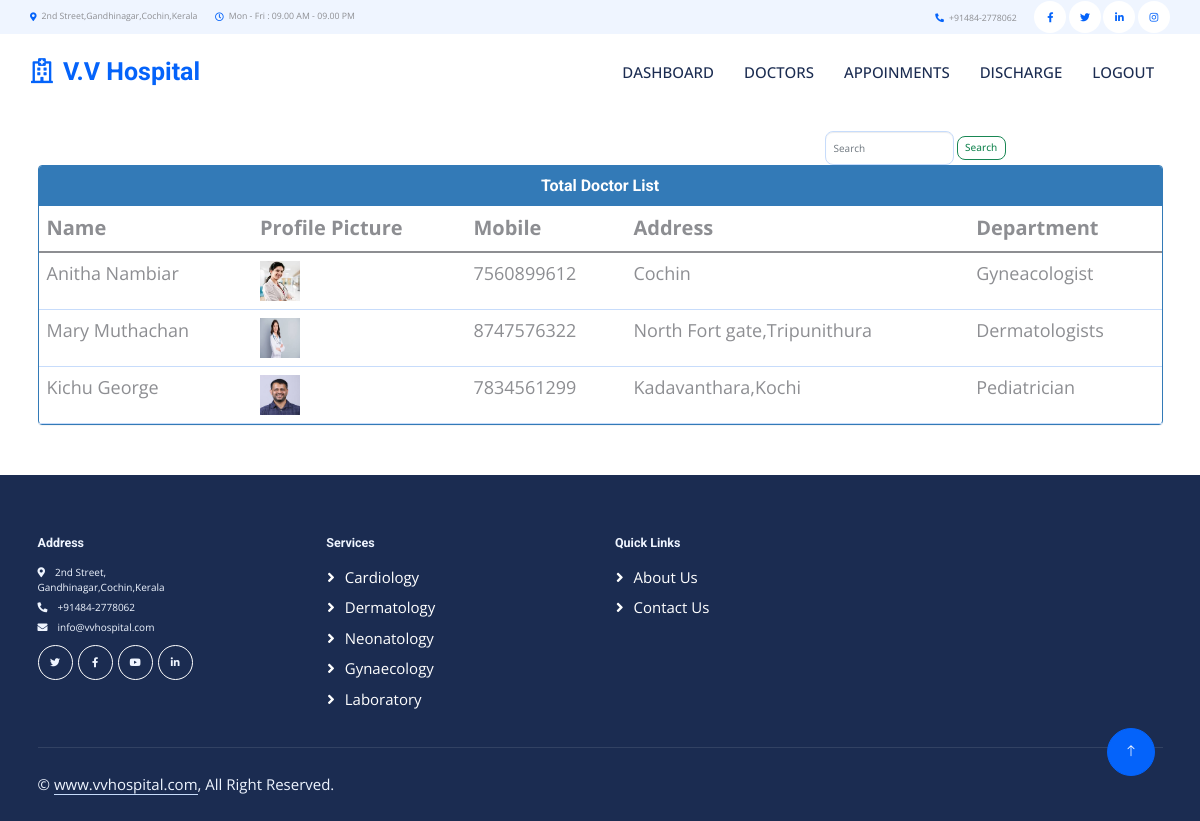
/patient-view-doctor (signed in), run on the app's committed database.
### hospitalsapp/models.py (models this page shows, shortened)
class Doctor(models.Model):
    user=models.OneToOneField(User,on_delete=models.CASCADE)
    profile_pic= models.ImageField(upload_to='profile_pic/DoctorProfilePic/',null=True,blank=True)
    address = models.CharField(max_length=40)
    mobile = models.CharField(max_length=20,null=True)
    department= models.CharField(max_length=50,choices=departments,default='Cardiologist')
    status=models.BooleanField(default=False)
    @property
    def get_name(self):
        return self.user.first_name+" "+self.user.last_name
    class Meta:
        verbose_name = 'Doctor'
        verbose_name_plural = 'Doctors'

### hospitalsapp/views.py (the view)
# urls.py: path('patient-view-doctor', views.patient_view_doctor_view, name='patient-view-doctor'),
def patient_view_doctor_view(request):
    doctors = models.Doctor.objects.all().filter(status=True)
    patient = models.Patient.objects.get(user_id=request.user.id)
    return render(request, 'patient_view_doctor.html', {'patient': patient, 'doctors': doctors})

### templates/patient_view_doctor.html (shortened to what this page needs)
{% extends 'base_patient.html' %}
{% load static %}
{% block content %}
<head>
  <link href="//netdna.bootstrapcdn.com/bootstrap/3.0.0/css/bootstrap.min.css" rel="stylesheet" id="bootstrap-css">
</head>
<div class="container">
    <form  action="/searchdoctor" method="get" style="margin-left:70%;" class="form-inline my-2 my-lg-0">
      <input class="form-control mr-sm-2" type="search" placeholder="Search" name="query" id="query" aria-label="Search">
      <button class="btn btn-outline-success my-2 my-sm-0" type="submit">Search</button>
    </form>
  {% if doctors %}
  <div class="panel panel-primary">
    <div class="panel-heading">
      <h6 class="panel-title"> Total Doctor List</h6>
    </div>
    <table class="table table-hover" id="dev-table">
        <thead>
          <tr>
            <th>Name</th>
            <th>Profile Picture</th>
            <th>Mobile</th>
            <th>Address</th>
            <th>Department</th>
          </tr>
        </thead>
        {% for d in doctors %}
        <tr>
          <td> {{d.get_name}}</td>
          <td> <img src="{% static d.profile_pic.url %}" alt="Profile Pic" height="40px" width="40px" /></td>
          <td>{{d.mobile}}</td>
          <td>{{d.address}}</td>
          <td>{{d.department}}</td>
        </tr>
        {% endfor %}
      </table>
  </div>
  {% else %}
  <br><br><br>
  <h4 style="text-align: center;color: red;">No Doctor Found !!!</h4>
  {% endif %}
</div>
{% endblock content %}

### templates/base_patient.html (shortened to what this page needs)
<!DOCTYPE html>
<html lang="en" dir="ltr">
<head>
</head>
<body>
  {% include "navbar4.html" %}
  {%block content%}
  {%endblock content%}
  {% include "footer.html" %}
</body>
</html>

### templates/navbar4.html (shortened to what this page needs)
<!DOCTYPE html>
{% load static %}
<html lang="en">
<head>
    <link href="https://cdnjs.cloudflare.com/ajax/libs/font-awesome/5.10.0/css/all.min.css" rel="stylesheet">
    <link href="https://cdn.jsdelivr.net/npm/bootstrap-icons@1.4.1/font/bootstrap-icons.css" rel="stylesheet">
    <link href="{% static 'lib/animate/animate.min.css' %}" rel="stylesheet">
    <link href="{% static 'lib/owlcarousel/assets/owl.carousel.min.css' %}" rel="stylesheet">
    <link href="{% static 'lib/tempusdominus/css/tempusdominus-bootstrap-4.min.css' %}" rel="stylesheet" />
    <link href="{% static 'css/bootstrap.min.css' %}" rel="stylesheet">
    <link href="{% static 'css/style.css' %}" rel="stylesheet">
</head>
<body>
    <div class="container-fluid bg-light p-0 wow fadeIn" data-wow-delay="0.1s">
        <div class="row gx-0 d-none d-lg-flex">
            <div class="col-lg-7 px-5 text-start">
                <div class="h-100 d-inline-flex align-items-center py-3 me-4">
                    <small class="fa fa-map-marker-alt text-primary me-2"></small>
                    <small>2nd Street,Gandhinagar,Cochin,Kerala</small>
                </div>
                <div class="h-100 d-inline-flex align-items-center py-3">
                    <small class="far fa-clock text-primary me-2"></small>
                    <small>Mon - Fri : 09.00 AM - 09.00 PM</small>
                </div>
            </div>
            <div class="col-lg-5 px-5 text-end">
                <div class="h-100 d-inline-flex align-items-center py-3 me-4">
                    <small class="fa fa-phone-alt text-primary me-2"></small>
                    <small>+91484-2778062</small>
                </div>
                <div class="h-100 d-inline-flex align-items-center">
                    <a class="btn btn-sm-square rounded-circle bg-white text-primary me-1" href=""><i class="fab fa-facebook-f"></i></a>
                    <a class="btn btn-sm-square rounded-circle bg-white text-primary me-1" href=""><i class="fab fa-twitter"></i></a>
                    <a class="btn btn-sm-square rounded-circle bg-white text-primary me-1" href=""><i class="fab fa-linkedin-in"></i></a>
                    <a class="btn btn-sm-square rounded-circle bg-white text-primary me-0" href=""><i class="fab fa-instagram"></i></a>
                </div>
            </div>
        </div>
    </div>
    <nav class="navbar navbar-expand-lg bg-white navbar-light sticky-top p-0 wow fadeIn" data-wow-delay="0.1s">
        <a href="index.html" class="navbar-brand d-flex align-items-center px-4 px-lg-5">
            <h1 class="m-0 text-primary"><i class="far fa-hospital me-3"></i>V.V Hospital</h1>
        </a>
        <div class="collapse navbar-collapse" id="navbarCollapse">
            <div class="navbar-nav ms-auto p-4 p-lg-0">
                <a href="/patient-dashboard" class="nav-item nav-link ">DASHBOARD</a>
                <a href="/patient-view-doctor" class="nav-item nav-link">DOCTORS</a>
                <a href="/patient-appointment" class="nav-item nav-link">APPOINMENTS</a>
                <a href="/patient-discharge" class="nav-item nav-link">DISCHARGE</a>
                <a href="/logout" class="nav-item nav-link">LOGOUT</a>
    </nav>
</body>
</html>

### templates/footer.html (shortened to what this page needs)
<!DOCTYPE html>
{% load static %}
<html lang="en">
<head>
    <link href="https://cdnjs.cloudflare.com/ajax/libs/font-awesome/5.10.0/css/all.min.css" rel="stylesheet">
    <link href="https://cdn.jsdelivr.net/npm/bootstrap-icons@1.4.1/font/bootstrap-icons.css" rel="stylesheet">
    <link href="{% static 'lib/animate/animate.min.css' %}" rel="stylesheet">
    <link href="{% static 'lib/owlcarousel/assets/owl.carousel.min.css' %}" rel="stylesheet">
    <link href="{% static 'lib/tempusdominus/css/tempusdominus-bootstrap-4.min.css' %}" rel="stylesheet" />
    <link href="{% static 'css/bootstrap.min.css' %}" rel="stylesheet">
    <link href="{% static 'css/style.css' %}" rel="stylesheet">
</head>
<body>
<div class="container-fluid bg-dark text-light footer mt-5 pt-5 wow fadeIn" data-wow-delay="0.1s">
        <div class="container py-5">
            <div class="row g-5">
                <div class="col-lg-3 col-md-6">
                    <h5 class="text-light mb-4">Address</h5>
                    <p class="mb-2"><i class="fa fa-map-marker-alt me-3"></i>2nd Street,<br>Gandhinagar,Cochin,Kerala</p>
                    <p class="mb-2"><i class="fa fa-phone-alt me-3"></i>+91484-2778062</p>
                    <p class="mb-2"><i class="fa fa-envelope me-3"></i>info@vvhospital.com</p>
                    <div class="d-flex pt-2">
                        <a class="btn btn-outline-light btn-social rounded-circle" href=""><i class="fab fa-twitter"></i></a>
                        <a class="btn btn-outline-light btn-social rounded-circle" href=""><i class="fab fa-facebook-f"></i></a>
                        <a class="btn btn-outline-light btn-social rounded-circle" href=""><i class="fab fa-youtube"></i></a>
                        <a class="btn btn-outline-light btn-social rounded-circle" href=""><i class="fab fa-linkedin-in"></i></a>
                    </div>
                </div>
                <div class="col-lg-3 col-md-6">
                    <h5 class="text-light mb-4">Services</h5>
                    <a class="btn btn-link" href="">Cardiology</a>
                    <a class="btn btn-link" href="">Dermatology</a>
                    <a class="btn btn-link" href="">Neonatology</a>
                    <a class="btn btn-link" href="">Gynaecology</a>
                    <a class="btn btn-link" href="">Laboratory</a>
                </div>
                <div class="col-lg-3 col-md-6">
                    <h5 class="text-light mb-4">Quick Links</h5>
                    <a class="btn btn-link" href="/aboutus">About Us</a>
                    <a class="btn btn-link" href="/contactus">Contact Us</a>
                </div>
            </div>
        </div>
        <div class="container">
            <div class="copyright">
                <div class="row">
                    <div class="col-md-6 text-center text-md-start mb-3 mb-md-0">
                        &copy; <a class="border-bottom" href="#">www.vvhospital.com</a>, All Right Reserved.
                    </div>
                    <div class="col-md-6 text-center text-md-end">
                    </div>
                </div>
            </div>
        </div>
    </div>
 <a href="#" class="btn btn-lg btn-primary btn-lg-square rounded-circle back-to-top"><i class="bi bi-arrow-up"></i></a>
</body>
</html>

### static/css/style.css (style rules this page uses)
:root { --primary: #0463FA; --light: #EFF5FF; --dark: #1B2C51; }
.back-to-top { position: fixed; display: none; right: 45px; bottom: 45px; z-index: 99; }
.btn { font-weight: 500; transition: .5s; }
.btn.btn-primary, .btn.btn-secondary { color: #FFFFFF; }
.btn-sm-square { width: 32px; height: 32px; }
.btn-lg-square { width: 48px; height: 48px; }
.btn-square, .btn-sm-square, .btn-lg-square { padding: 0; display: flex; align-items: center; justify-content: center; font-weight: normal; }
.navbar .navbar-nav .nav-link { margin-right: 30px; padding: 25px 0; color: #FFFFFF; font-size: 15px; font-weight: 500; text-transform: uppercase; outline: none; }
.navbar .navbar-brand, .navbar a.btn { height: 75px; }
.navbar .navbar-nav .nav-link { color: var(--dark); font-weight: 500; }
.navbar.sticky-top { top: -100px; transition: .5s; }
.footer .btn.btn-social { margin-right: 5px; width: 35px; height: 35px; display: flex; align-items: center; justify-content: center; color: var(--light); border: 1px solid #FFFFFF; transition: .3s; }
.footer .btn.btn-link { display: block; margin-bottom: 5px; padding: 0; text-align: left; color: #FFFFFF; font-size: 15px; font-weight: normal; text-transform: capitalize; transition: .3s; }
.footer .btn.btn-link::before { position: relative; content: "\f105"; font-family: "Font Awesome 5 Free"; font-weight: 900; margin-right: 10px; }
.footer .copyright { padding: 25px 0; font-size: 15px; border-top: 1px solid rgba(256, 256, 256, .1); }
.footer .copyright a { color: var(--light); }

### templates/patient_view_doctor.html (style rules this page uses)
a:link { text-decoration: none; }
h6 { text-align: center; }
th { font-size: 20px; }
td { font-size: 18px; }

### data on the page
Doctor: get_name "Anitha Nambiar", profile_pic (picture), mobile "7560899612", address "Cochin", department "Gyneacologist"
Doctor: get_name "Mary Muthachan", profile_pic (picture), mobile "8747576322", address "North Fort gate,Tripunithura", department "Dermatologists"
Doctor: get_name "Kichu George", profile_pic (picture), mobile "7834561299", address "Kadavanthara,Kochi", department "Pediatrician"
